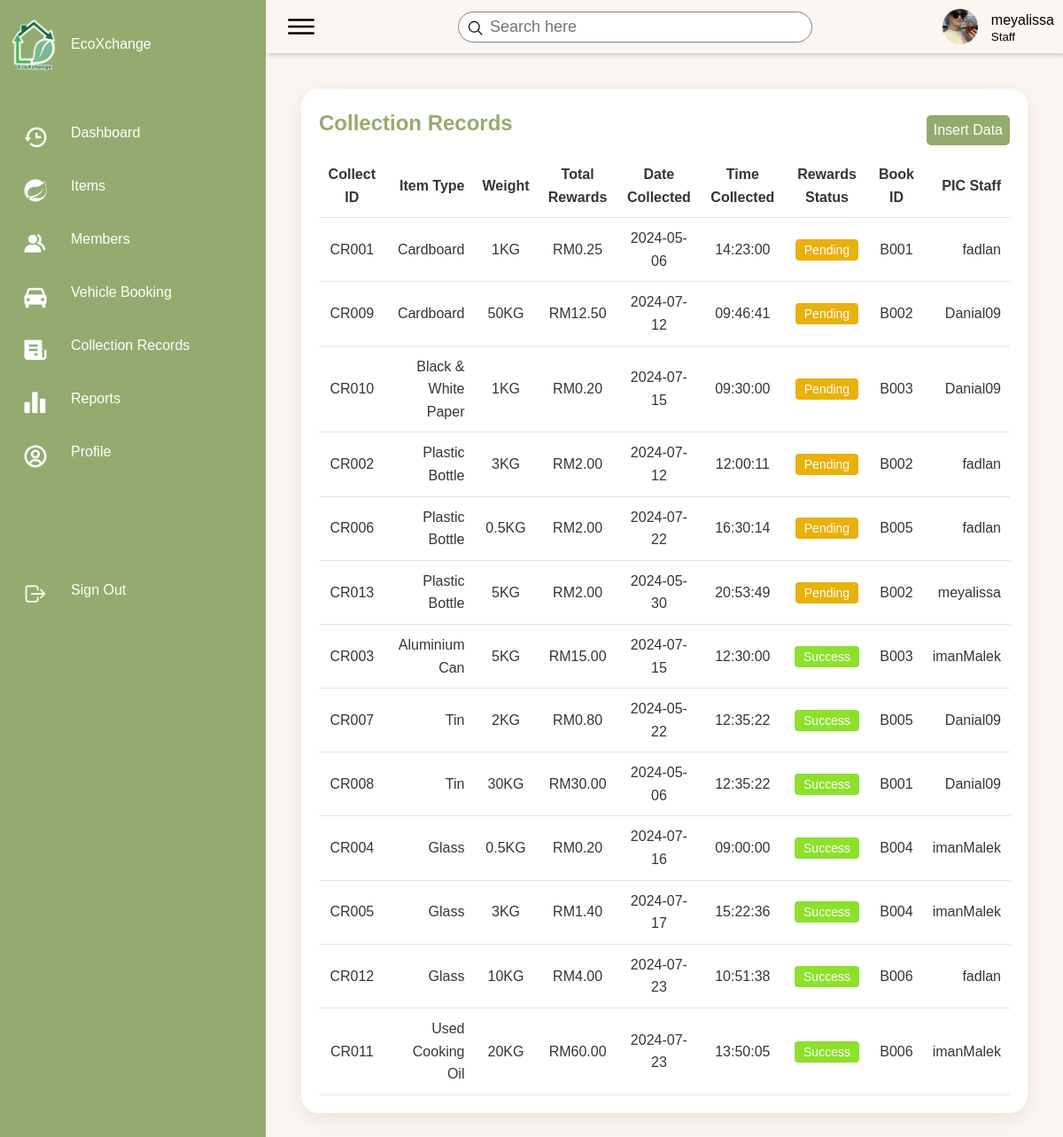
Page /EcoXchange/pages/records.php (signed in) on the earlier database version.
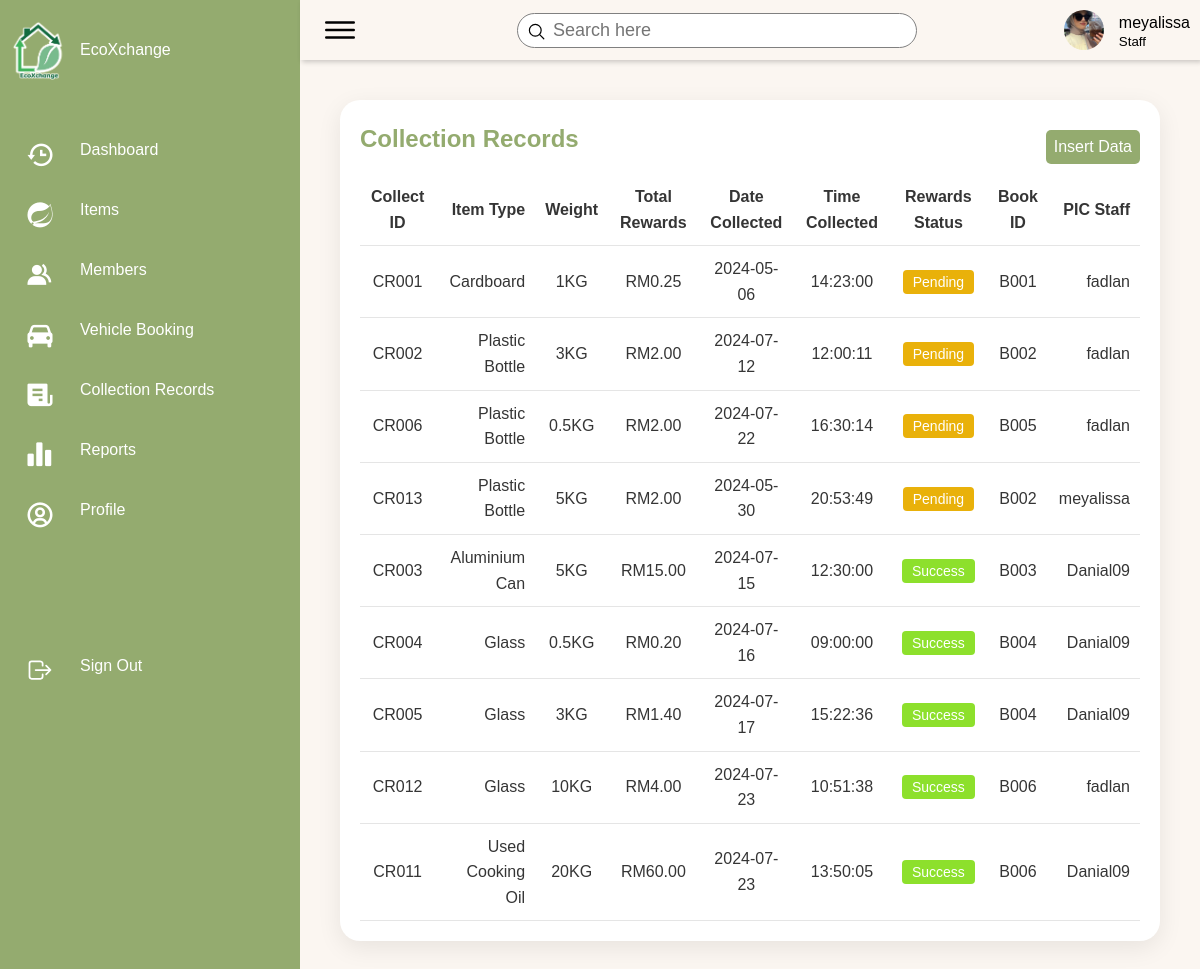
Same page on the later database version.
### tables this page shows
CREATE TABLE `collection_record` (
  `collect_ID` varchar(10) NOT NULL,
  `collect_weight` float NOT NULL,
  `total_amount` decimal(6,2) NOT NULL,
  `collect_date` date NOT NULL,
  `collect_time` time NOT NULL,
  `reward_status` varchar(15) NOT NULL,
  `book_ID` varchar(10) NOT NULL,
  `item_ID` varchar(10) NOT NULL,
  `staff_ID` varchar(10) NOT NULL
);

CREATE TABLE `item` (
  `item_ID` varchar(10) NOT NULL,
  `item_name` varchar(50) NOT NULL,
  `item_price` decimal(16,2) DEFAULT NULL,
  `item_pict` varchar(255) DEFAULT NULL
);

CREATE TABLE `staff` (
  `staff_ID` varchar(10) NOT NULL,
  `staff_username` varchar(20) NOT NULL,
  `staff_password` varchar(200) NOT NULL,
  `staff_first_name` varchar(30) NOT NULL,
  `staff_last_name` varchar(30) NOT NULL,
  `staff_contact_no` varchar(12) NOT NULL,
  `staff_email` varchar(30) NOT NULL,
  `category` varchar(30) NOT NULL,
  `staff_pict` varchar(255) NOT NULL
);

### EcoXchange/pages/records.php (the view, shortened to what this page needs)
<?php
include('../includes/fetchUserData.php');
?>
<!DOCTYPE html>
<html lang="en">
<head>
    <link href="https://unpkg.com/boxicons@2.0.7/css/boxicons.min.css" rel="stylesheet" />
    <link rel="stylesheet" href="../style/records.css">
</head>
<body>
    <div class="container">
        <?php include('sidebar-1.php'); ?>
        <div class="main">
            <?php include('header.php'); ?>
            <div class="content">
                <div class="details">
                    <div class="itemlist">
                        <div class="tableHeader">
                            <h2>Collection Records</h2>
                            <div class="button-add">
                                <a href='insert.php'><button>Insert Data</button></a>
                            </div>
                        </div>
                        <?php
                            $sql =
                            "SELECT * FROM collection_record r
                            JOIN staff s ON r.staff_ID = s.staff_ID
                            JOIN item i ON r.item_ID = i.item_ID;";
                            $query = mysqli_query($dbconn, $sql);
                            $num_rows = mysqli_num_rows($query);
                            if($num_rows == 0){
                                echo "No item found";
                            } else {
                                echo '<table class="table1">';
                                echo "<thead>";
                                echo"<tr>";
                                echo"<td>Collect ID</td>";
                                echo"<td>Item Type</td>";
                                echo"<td>Weight</td>";
                                echo"<td>Total Rewards</td>";
                                echo"<td>Date Collected</td>";
                                echo"<td>Time Collected</td>";
                                echo"<td>Rewards Status</td>";
                                echo"<td>Book ID</td>";
                                echo"<td>PIC Staff</td>";
                                echo"</tr>";
                                echo "</thead>";
                                while($row = mysqli_fetch_array($query)){
                                    echo "<tbody>";
                                        echo"<tr>";
                                            echo"<td>".$row["collect_ID"]."</td>";
                                            echo"<td>".$row["item_name"]."</td>";
                                            echo"<td>".$row["collect_weight"]."KG</td>";
                                            echo"<td>RM".$row["total_amount"]."</td>";
                                            echo"<td>".$row["collect_date"]."</td>";
                                            echo"<td>".$row["collect_time"]."</td>";
                                            echo"<td><button class='";
                                                echo $row["reward_status"] == 'success' ? "success" : "pending";
                                            echo "'>";
                                            if($row["reward_status"] == 'success') {
                                                echo '<a href="status.php?collect_ID='.$row["collect_ID"].'&reward_status=pending">Success</a>';
                                            } else {
                                                echo '<a href="status.php?collect_ID='.$row["collect_ID"].'&reward_status=success">Pending</a>';
                                            }
                                            echo "</button></td>";
                                            echo"<td>".$row["book_ID"]."</td>";
                                            echo"<td>".$row["staff_username"]."</td>";
                                        echo"</tr>";
                                    echo "</tbody>";
                                }
                                echo '</table>';
                            }
                        ?>
                    </div>
                </div>
            </div>
        </div>
    </div>
</body>
</html>

Differences in the rows shown:
no longer on this page (row unchanged): collection_record: collect_ID "CR009", item_ID.item_name "Cardboard", collect_weight "50", total_amount "12.50", collect_date "2024-07-12", collect_time "09:46:41", book_ID "B002", staff_ID.staff_username "Danial09", reward_status "pending" (drawn)
no longer on this page (row unchanged): collection_record: collect_ID "CR010", item_ID.item_name "Black & White Paper", collect_weight "1", total_amount "0.20", collect_date "2024-07-15", collect_time "09:30:00", book_ID "B003", staff_ID.staff_username "Danial09", reward_status "pending" (drawn)
no longer on this page (row unchanged): collection_record: collect_ID "CR007", item_ID.item_name "Tin", collect_weight "2", total_amount "0.80", collect_date "2024-05-22", collect_time "12:35:22", book_ID "B005", staff_ID.staff_username "Danial09"
no longer on this page (row unchanged): collection_record: collect_ID "CR008", item_ID.item_name "Tin", collect_weight "30", total_amount "30.00", collect_date "2024-05-06", collect_time "12:35:22", book_ID "B001", staff_ID.staff_username "Danial09"
changed through a linked row, collection_record "CR003": staff_ID.staff_username "imanMalek" → "Danial09"
changed through a linked row, collection_record "CR004": staff_ID.staff_username "imanMalek" → "Danial09"
changed through a linked row, collection_record "CR005": staff_ID.staff_username "imanMalek" → "Danial09"
changed through a linked row, collection_record "CR011": staff_ID.staff_username "imanMalek" → "Danial09"
